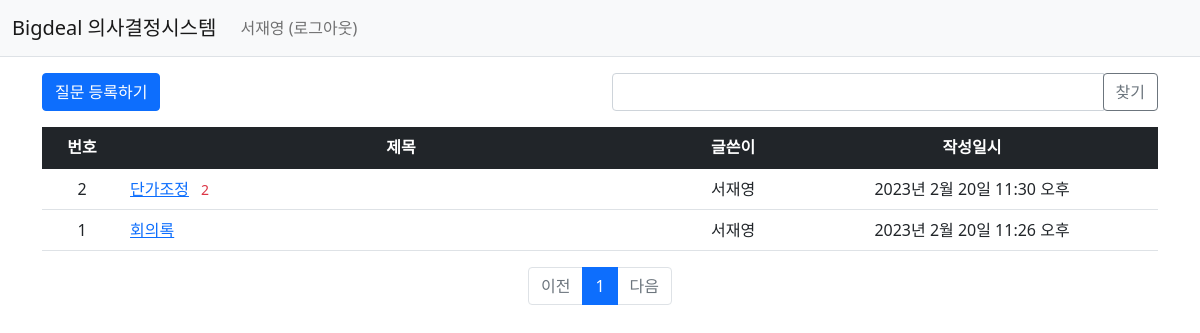
The page /bigdeal/ (signed in) on the database its author committed.
### bigdeal/models.py (models this page shows, shortened)
class Question(models.Model):
    author = models.ForeignKey(User, on_delete=models.CASCADE, related_name='author_question')
    subject = models.CharField(max_length=200)
    content = models.TextField()
    create_date = models.DateTimeField()
    modify_date = models.DateTimeField(null=True, blank=True)
    voter = models.ManyToManyField(User, related_name='voter_question')

### bigdeal/views/base_views.py (the view, shortened to what this page needs)
# urls.py: path('', base_views.index, name='index'),
def index(request):
    page = request.GET.get('page', '1')  # 페이지
    kw = request.GET.get('kw', '')  # 검색어
    question_list = Question.objects.order_by('-create_date')
    paginator = Paginator(question_list, 10)  # 페이지당 10개씩 보여주기
    page_obj = paginator.get_page(page)
    context = {'question_list': page_obj, 'page': page, 'kw': kw}
    return render(request, 'bigdeal/question_list.html', context)

### bigdeal/templatetags/bigdeal_filter.py (called while the page is built)
@register.filter
def sub(value, arg):
    return value - arg

### templates/bigdeal/question_list.html (shortened to what this page needs)
{% extends 'base.html' %}
{% load bigdeal_filter %}
{% block content %}
<div class="container my-3">
    <div class="row my-3">
        <div class="col-6">
            <a href="{% url 'bigdeal:question_create' %}" class="btn btn-primary">질문 등록하기</a>
        </div>
        <div class="col-6">
            <div class="input-group">
                <input type="text" id="search_kw" class="form-control" value="{{ kw|default_if_none:'' }}">
                <div class="input-group-append">
                    <button class="btn btn-outline-secondary" type="button" id="btn_search">찾기</button>
                </div>
            </div>
        </div>
    </div>
    <table class="table">
        <thead>
        <tr class="text-center table-dark">
            <th>번호</th>
            <th style="width:50%">제목</th>
            <th>글쓴이</th>
            <th>작성일시</th>
        </tr>
        </thead>
        <tbody>
        {% if question_list %}
        {% for question in question_list %}
        <tr class="text-center">
            <td>
                {{ question_list.paginator.count|sub:question_list.start_index|sub:forloop.counter0|add:1 }}
            </td>
            <td class="text-start">
                <a href="{% url 'bigdeal:detail' question.id %}">{{ question.subject }}</a>
                {% if question.answer_set.count > 0 %}
                <span class="text-danger small mx-2">{{ question.answer_set.count }}</span>
                {% endif %}
            </td>
            <td>{{ question.author.username }}</td>
            <td>{{ question.create_date }}</td>
        </tr>
        {% endfor %}
        {% else %}
        <tr>
            <td colspan="3">질문이 없습니다.</td>
        </tr>
        {% endif %}
        </tbody>
    </table>
    <ul class="pagination justify-content-center">
        {% if question_list.has_previous %}
        <li class="page-item">
            <a class="page-link" data-page="{{ question_list.previous_page_number }}"
               href="javascript:void(0)">이전</a>
        </li>
        {% else %}
        <li class="page-item disabled">
            <a class="page-link" tabindex="-1" aria-disabled="true"
               href="javascript:void(0)">이전</a>
        </li>
        {% endif %}
        {% for page_number in question_list.paginator.page_range %}
        {% if page_number >= question_list.number|add:-5 and page_number <= question_list.number|add:5 %}
        {% if page_number == question_list.number %}
        <li class="page-item active" aria-current="page">
            <a class="page-link" data-page="{{ page_number }}"
               href="javascript:void(0)">{{ page_number }}</a>
        </li>
        {% else %}
        <li class="page-item">
            <a class="page-link" data-page="{{ page_number }}"
               href="javascript:void(0)">{{ page_number }}</a>
        </li>
        {% endif %}
        {% endif %}
        {% endfor %}
        {% if question_list.has_next %}
        <li class="page-item">
            <a class="page-link" data-page="{{ question_list.next_page_number }}"
               href="javascript:void(0)">다음</a>
        </li>
        {% else %}
        <li class="page-item disabled">
            <a class="page-link" tabindex="-1" aria-disabled="true"
               href="javascript:void(0)">다음</a>
        </li>
        {% endif %}
    </ul>
</div>
{% endblock %}

### templates/navbar.html (shortened to what this page needs)
<nav class="navbar navbar-expand-lg navbar-light bg-light border-bottom">
    <div class="container-fluid">
        <a class="navbar-brand" href="{% url 'bigdeal:index' %}">Bigdeal 의사결정시스템</a>
        <div class="collapse navbar-collapse" id="navbarSupportedContent">
            <ul class="navbar-nav me-auto mb-2 mb-lg-0">
                <li class="nav-item">
                    {% if user.is_authenticated %}
                    <a class="nav-link" href="{% url 'common:logout' %}">{{ user.username }} (로그아웃)</a>
                    {% else %}
                    <a class="nav-link" href="{% url 'common:login' %}">로그인</a>
                    {% endif %}
                </li>
            </ul>
        </div>
    </div>
</nav>

### rows shown on the page
Question: paginator.count|sub "2", subject "단가조정", answer_set.count "2", author.username "서재영", create_date "2023년 2월 20일 11:30 오후"
Question: paginator.count|sub "1", subject "회의록", author.username "서재영", create_date "2023년 2월 20일 11:26 오후"

### other values the page prints
{{ user.username }} "서재영"
{{ page_number }} "1"
